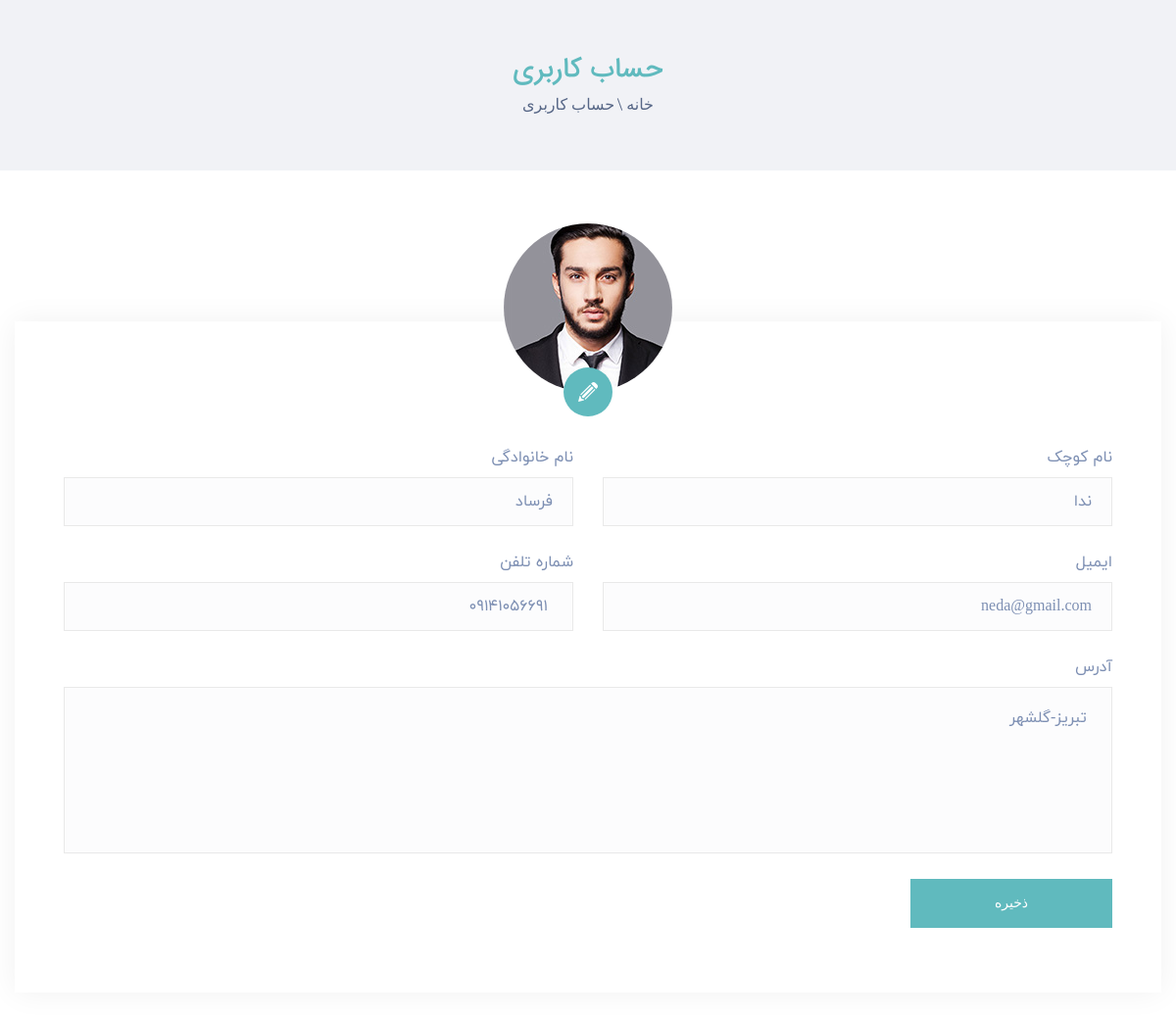
/accounts/userprofile (signed in), run on the app's committed database.
### accounts/models.py (models this page shows, shortened)
class UserProfile(AbstractUser):
    username = None
    PhoneNumber=models.CharField(max_length=11,null=True,blank=True)
    ProfileImage=models.ImageField(upload_to="ProfilImage/image",null=True,blank=True)
    email=models.EmailField(max_length=30,unique=True)
    Address=models.TextField(null=True,blank=True)
    USERNAME_FIELD = "email"
    REQUIRED_FIELDS = []
    objects =  CustomUserManager()

### accounts/views.py (the view, shortened to what this page needs)
# urls.py: path("userprofile", UserProfileView, name='userprofile'),
def UserProfileView(request):
    if request.user.is_authenticated:
        userprofile=UserProfile.objects.filter(email__iexact=request.user.email).first()
    else:
        return redirect('accounts:userlogin')
    return  render(request,'accounts/Profile.html',{'userprofile':userprofile})

### accounts/templates/accounts/Profile.html (shortened to what this page needs)
{% extends 'Base.html' %}
{% load static %}
{% block content %}
    <div class="e-breadcumb-wrap text-center">
    <h2 class="e-breadcumb-title">حساب کاربری</h2>
    <ul class="e-breadcumb-kist">
        <li>
            <a href="index.html">خانه </a>
        </li>
        <li>
            <a href="javascript:void(0);">حساب کاربری</a>
        </li>
    </ul>
</div>
<div class="e-profile-wrap e-profile-cloth">
    <div class="container">
        <div class="row">
            <div class="col-12">
                <div class="e-profile-inner">
                    <div class="e-profile-img">
                        <div class="e-userpro-img">
                            <img src="{% static 'assets/images/user_profile.jpg' %}" alt="image">
                            <label for="user_profile">
                                <span>
                                </span>
                            </label>
                        </div>
                    </div>
                    <div class="e-profile-box">
                    <form method="post"  id="profileform"  action="{% url 'accounts:userprofile' %}">
                        <div class="row">
                            <div class="col-md-6 ">
                                <div class="e-form-field mb-26">
                                    <label>نام کوچک </label>
                                    <input class="e-field-inner require" name="firstname" type="text" value="{{ userprofile.first_name }}" >
                                </div>
                            </div>
                            <div class="col-md-6 ">
                                <div class="e-form-field mb-26">
                                    <label>نام خانوادگی  </label>
                                    <input class="e-field-inner require" name="lastname" type="text" value="{{ userprofile.last_name }}" >
                                </div>
                            </div>
                            <div class="col-md-6 ">
                                <div class="e-form-field mb-26">
                                    <label>ایمیل </label>
                                    <input class="e-field-inner require" name="email" readonly type="email" value="{{ userprofile.email }}">
                                </div>
                            </div>
                            <div class="col-md-6 ">
                                <div class="e-form-field mb-26">
                                    <label>شماره تلفن</label>
                                    {% if userprofile.PhoneNumber is None %}
                                    <input class="e-field-inner require" name="phonenumber" type="text"  value=" ">
                                    {% else %}
                                     <input class="e-field-inner require" name="phonenumber" type="text"  value="{{ userprofile.PhoneNumber }}">
                                    {% endif %}
                                </div>
                            </div>
                            <div class="col-md-12">
                                <div class="e-form-field mb-26">
                                    <label>آدرس</label>
                                    <textarea class="e-field-inner require" placeholder="لظفا ادرس خود را وارد کنید" name="address">{% if userprofile.Address is not None %}{{ userprofile.Address }}{% endif %} </textarea>
                                </div>
                            </div>
                            <div class="col-md-12">
                                <div class="">
                                    <button onclick="UserProfileUpdate()" class="e-btn">ذخیره</button>
                                </div>
                            </div>
                        </div>
                    </form>
                    </div>
                </div>
            </div>
        </div>
    </div>
</div>
{% endblock %}

### static/assets/css/comman.css (style rules this page uses)
:root { --white-color:rgb(255, 255, 255); --red-color:rgb(220 53 69); }
h1, h2, h3, h4, h5, h6, .h1, .h2, .h3, .h4, .h5, .h6 { margin: 0; text-transform:capitalize; }
a, svg path { text-decoration: none; cursor: pointer; -webkit-transition: all 0.3s linear 0s; -moz-transition: all 0.3s linear 0s; -ms-transition: all 0.3s linear 0s; -o-transition: all 0.3s linear 0s; transition: all 0.3s linear 0s; }
img { max-width: 100%; }
ul, p { padding:0; margin:0; list-style-type: none; }
button { cursor: pointer; }
.mb-26 { margin-bottom: 26px; }

### data on the page
UserProfile: firstname "ندا", lastname "فرساد", email "neda@gmail.com", phonenumber "۰۹۱۴۱۰۵۶۶۹۱", address "تبریز-گلشهر"
